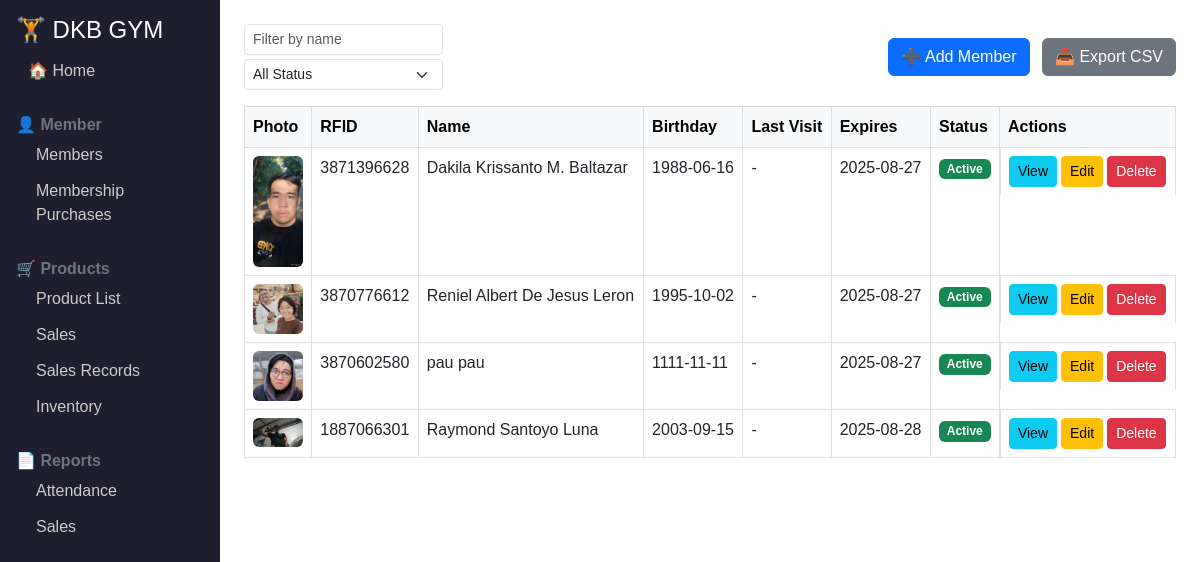
/members, run on the app's committed database.
### tables this page shows
CREATE TABLE members (
        rfid TEXT PRIMARY KEY,
        first_name TEXT NOT NULL,
        middle_name TEXT,
        last_name TEXT NOT NULL,
        birthday TEXT NOT NULL,
        last_visit TEXT,
        membership_expiration TEXT,
        membership_status TEXT,
        picture TEXT
    );

### app.py (the view)
@app.route('/members')
def members():
    rows = get_db().execute('SELECT * FROM members').fetchall()
    return render_template('members.html', members=rows)

### app.py (called while the page is built)
def get_db():
    if 'db' not in g:
        g.db = sqlite3.connect(DB)
        g.db.row_factory = sqlite3.Row
    return g.db

### templates/members.html (shortened to what this page needs)
{% extends 'base.html' %}
{% block content %}
<div class="d-flex justify-content-between align-items-center mb-3">
  <div>
    <input id="filterName" placeholder="Filter by name" class="form-control form-control-sm">
    <select id="filterStatus" class="form-select form-select-sm mt-1">
      <option value="">All Status</option>
    </select>
  </div>
  <div>
    <a href="/add_member" class="btn btn-primary">➕ Add Member</a>
    <a href="/export_members" class="btn btn-secondary ms-2">📥 Export CSV</a>
  </div>
</div>
<table id="membersTable" class="table table-bordered table-hover">
  <thead class="table-light">
    <tr>
      <th>Photo</th><th>RFID</th><th>Name</th><th>Birthday</th>
      <th>Last Visit</th><th>Expires</th><th>Status</th><th>Actions</th>
    </tr>
  </thead>
  <tbody>
    {% for m in members %}
    <tr>
      <td>
        {% if m.picture %}
        <img src="{{ url_for('uploaded_file', filename=m.picture) }}" width="50" class="rounded">
        {% else %}
        <span class="text-muted">No Photo</span>
        {% endif %}
      </td>
      <td>{{ m.rfid }}</td>
      <td>{{ m.first_name }} {{ m.middle_name or "" }} {{ m.last_name }}</td>
      <td>{{ m.birthday }}</td>
      <td>{{ m.last_visit or "-" }}</td>
      <td>{{ m.membership_expiration or "-" }}</td>
      <td>
        <span class="badge bg-{{ 'success' if m.membership_status=='Active' else 'danger' }}">
          {{ m.membership_status or '-' }}
        </span>
      </td>
      <td class="d-flex gap-1">
        <a href="/view_member/{{ m.rfid }}" class="btn btn-sm btn-info">View</a>
        <a href="/edit_member/{{ m.rfid }}" class="btn btn-sm btn-warning">Edit</a>
        <form method="POST" action="/delete_member/{{ m.rfid }}">
          <button class="btn btn-sm btn-danger" onclick="return confirm('Delete this member?')">Delete</button>
        </form>
      </td>
    </tr>
    {% endfor %}
  </tbody>
</table>
{% endblock %}

### templates/base.html (shortened to what this page needs)
<!DOCTYPE html>
<html>
<head>
  <link
    href="https://cdn.jsdelivr.net/npm/bootstrap@5.3.0/dist/css/bootstrap.min.css"
    rel="stylesheet">
  <link href="{{ url_for('static', filename='style.css') }}" rel="stylesheet">
</head>
<body>
  <div class="d-flex">
    <nav class="sidebar p-3 vh-100">
      <h4 class="text-white">🏋️ DKB GYM</h4>
      <a href="/" class="nav-link">🏠 Home</a>
      <div class="mt-4">
        <strong class="text-secondary">👤 Member</strong>
        <a href="/members" class="nav-link ms-2">Members</a>
        <a href="/membership_purchases" class="nav-link ms-2">Membership Purchases</a>
      </div>
      <div class="mt-4">
        <strong class="text-secondary">🛒 Products</strong>
        <a href="/products" class="nav-link ms-2">Product List</a>
        <a href="/sales" class="nav-link ms-2">Sales</a>
        <a href="/sales_records" class="nav-link ms-2">Sales Records</a>
        <a href="/inventory" class="nav-link ms-2">Inventory</a>
      </div>
      <div class="mt-4">
        <strong class="text-secondary">📄 Reports</strong>
        <a href="/attendance_report" class="nav-link ms-2">Attendance</a>
        <a href="/sales_report" class="nav-link ms-2">Sales</a>
      </div>
    </nav>
    <main class="content p-4 flex-grow-1">
      {% block content %}{% endblock %}
    </main>
  </div>
</body>
</html>

### static/style.css (style rules this page uses)
body { font-family: Arial, sans-serif; }
.sidebar { width: 220px; background: #1e1e2f; min-height: 100vh; color: white; }
.nav-link { color: #ccc; padding: 6px 12px; display: block; text-decoration: none; }
.content { padding: 20px; flex-grow: 1; }

### data on the page
members: picture (picture), rfid "3871396628", first_name "Dakila Krissanto", middle_name "M.", last_name "Baltazar", birthday "1988-06-16", last_visit "-", membership_expiration "2025-08-27", membership_status "Active"
members: picture (picture), rfid "3870776612", first_name "Reniel Albert", middle_name "De Jesus", last_name "Leron", birthday "1995-10-02", last_visit "-", membership_expiration "2025-08-27", membership_status "Active"
members: picture (picture), rfid "3870602580", first_name "pau", last_name "pau", birthday "1111-11-11", last_visit "-", membership_expiration "2025-08-27", membership_status "Active"
members: picture (picture), rfid "1887066301", first_name "Raymond", middle_name "Santoyo", last_name "Luna", birthday "2003-09-15", last_visit "-", membership_expiration "2025-08-28", membership_status "Active"
